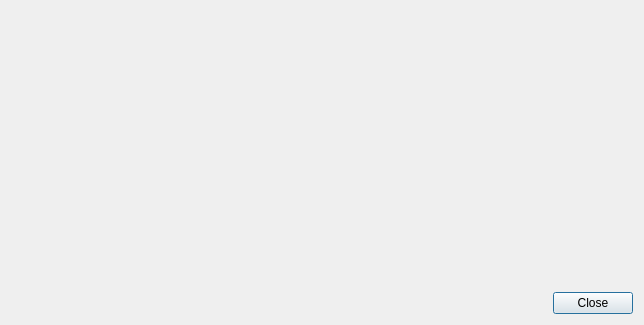
<?xml version="1.0" encoding="UTF-8"?>
<ui version="4.0">
 <class>PlotDialog</class>
 <widget class="QDialog" name="PlotDialog">
  <property name="geometry">
   <rect>
    <x>0</x>
    <y>0</y>
    <width>644</width>
    <height>325</height>
   </rect>
  </property>
  <property name="windowTitle">
   <string>Dialog</string>
  </property>
  <layout class="QGridLayout" name="gridLayout">
   <item row="0" column="0">
    <layout class="QVBoxLayout" name="verticalLayout_2">
     <property name="sizeConstraint">
      <enum>QLayout::SetMaximumSize</enum>
     </property>
     <item>
      <widget class="QCustomPlot" name="widget" native="true">
       <property name="sizePolicy">
        <sizepolicy hsizetype="Expanding" vsizetype="Expanding">
         <horstretch>0</horstretch>
         <verstretch>0</verstretch>
        </sizepolicy>
       </property>
       <layout class="QFormLayout" name="formLayout"/>
      </widget>
     </item>
    </layout>
   </item>
   <item row="1" column="0">
    <widget class="QDialogButtonBox" name="buttonBox">
     <property name="sizePolicy">
      <sizepolicy hsizetype="Expanding" vsizetype="Fixed">
       <horstretch>0</horstretch>
       <verstretch>0</verstretch>
      </sizepolicy>
     </property>
     <property name="autoFillBackground">
      <bool>false</bool>
     </property>
     <property name="orientation">
      <enum>Qt::Horizontal</enum>
     </property>
     <property name="standardButtons">
      <set>QDialogButtonBox::Close</set>
     </property>
    </widget>
   </item>
  </layout>
 </widget>
 <customwidgets>
  <customwidget>
   <class>QCustomPlot</class>
   <extends>QWidget</extends>
   <header>qcustomplot.h</header>
   <container>1</container>
  </customwidget>
 </customwidgets>
 <resources/>
 <connections>
  <connection>
   <sender>buttonBox</sender>
   <signal>clicked(QAbstractButton*)</signal>
   <receiver>PlotDialog</receiver>
   <slot>accept()</slot>
   <hints>
    <hint type="sourcelabel">
     <x>606</x>
     <y>303</y>
    </hint>
    <hint type="destinationlabel">
     <x>640</x>
     <y>300</y>
    </hint>
   </hints>
  </connection>
 </connections>
</ui>
